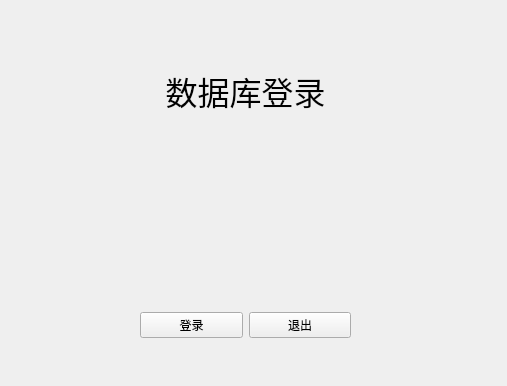
<?xml version="1.0" encoding="UTF-8"?>
<ui version="4.0">
 <class>grade_manager::ui::Login</class>
 <widget class="QWidget" name="grade_manager::ui::Login">
  <property name="geometry">
   <rect>
    <x>0</x>
    <y>0</y>
    <width>507</width>
    <height>386</height>
   </rect>
  </property>
  <property name="windowTitle">
   <string>Login</string>
  </property>
  <widget class="QLabel" name="label">
   <property name="geometry">
    <rect>
     <x>160</x>
     <y>50</y>
     <width>171</width>
     <height>81</height>
    </rect>
   </property>
   <property name="font">
    <font>
     <pointsize>24</pointsize>
    </font>
   </property>
   <property name="text">
    <string>数据库登录</string>
   </property>
   <property name="alignment">
    <set>Qt::AlignCenter</set>
   </property>
  </widget>
  <widget class="QWidget" name="">
   <property name="geometry">
    <rect>
     <x>140</x>
     <y>300</y>
     <width>211</width>
     <height>51</height>
    </rect>
   </property>
   <layout class="QHBoxLayout" name="horizontalLayout">
    <item>
     <widget class="QPushButton" name="loginButton">
      <property name="text">
       <string>登录</string>
      </property>
     </widget>
    </item>
    <item>
     <widget class="QPushButton" name="pushButton_2">
      <property name="text">
       <string>退出</string>
      </property>
     </widget>
    </item>
   </layout>
  </widget>
 </widget>
 <resources/>
 <connections/>
</ui>
